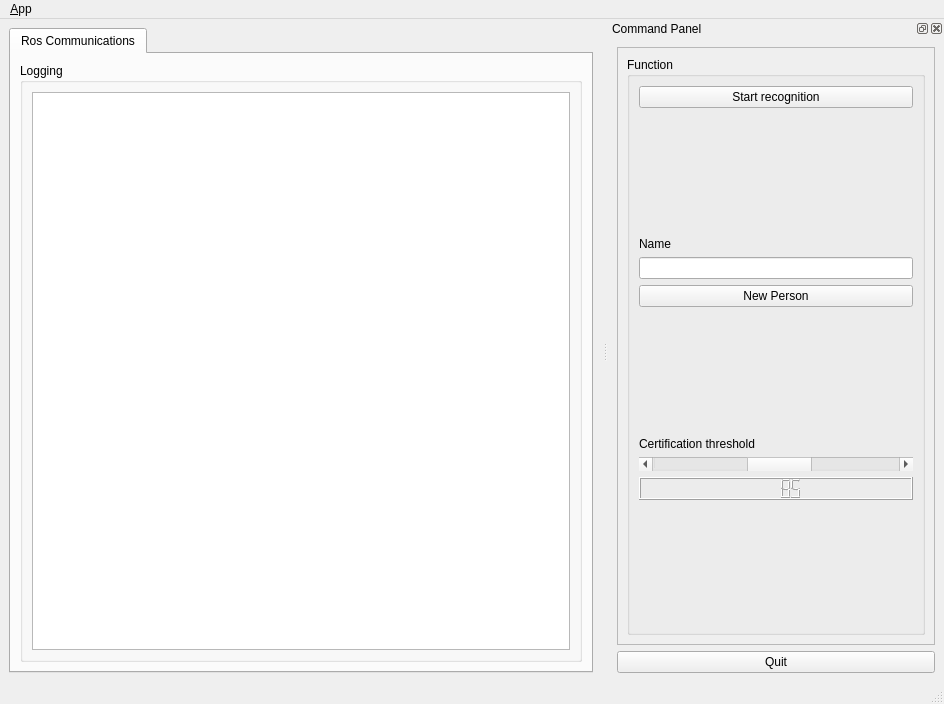
<?xml version="1.0" encoding="UTF-8"?>
<ui version="4.0">
 <class>MainWindowDesign</class>
 <widget class="QMainWindow" name="MainWindowDesign">
  <property name="geometry">
   <rect>
    <x>0</x>
    <y>0</y>
    <width>944</width>
    <height>704</height>
   </rect>
  </property>
  <property name="windowTitle">
   <string>QRosApp</string>
  </property>
  <property name="windowIcon">
   <iconset resource="../resources/images.qrc">
    <normaloff>:/images/icon.png</normaloff>:/images/icon.png</iconset>
  </property>
  <property name="locale">
   <locale language="English" country="Australia"/>
  </property>
  <widget class="QWidget" name="centralwidget">
   <layout class="QHBoxLayout">
    <item>
     <widget class="QTabWidget" name="tab_manager">
      <property name="minimumSize">
       <size>
        <width>100</width>
        <height>0</height>
       </size>
      </property>
      <property name="locale">
       <locale language="English" country="Australia"/>
      </property>
      <property name="currentIndex">
       <number>0</number>
      </property>
      <widget class="QWidget" name="tab_status">
       <attribute name="title">
        <string>Ros Communications</string>
       </attribute>
       <layout class="QVBoxLayout" name="verticalLayout_2">
        <item>
         <widget class="QGroupBox" name="groupBox_12">
          <property name="sizePolicy">
           <sizepolicy hsizetype="MinimumExpanding" vsizetype="Preferred">
            <horstretch>0</horstretch>
            <verstretch>0</verstretch>
           </sizepolicy>
          </property>
          <property name="title">
           <string>Logging</string>
          </property>
          <layout class="QGridLayout" name="gridLayout_3">
           <item row="0" column="0">
            <widget class="QListView" name="view_logging"/>
           </item>
          </layout>
         </widget>
        </item>
       </layout>
      </widget>
     </widget>
    </item>
   </layout>
  </widget>
  <widget class="QMenuBar" name="menubar">
   <property name="geometry">
    <rect>
     <x>0</x>
     <y>0</y>
     <width>944</width>
     <height>28</height>
    </rect>
   </property>
   <widget class="QMenu" name="menu_File">
    <property name="title">
     <string>&amp;App</string>
    </property>
    <addaction name="action_Preferences"/>
    <addaction name="separator"/>
    <addaction name="actionAbout"/>
    <addaction name="actionAbout_Qt"/>
    <addaction name="separator"/>
    <addaction name="action_Quit"/>
   </widget>
   <addaction name="menu_File"/>
  </widget>
  <widget class="QStatusBar" name="statusbar"/>
  <widget class="QDockWidget" name="dock_status">
   <property name="sizePolicy">
    <sizepolicy hsizetype="Minimum" vsizetype="Preferred">
     <horstretch>0</horstretch>
     <verstretch>0</verstretch>
    </sizepolicy>
   </property>
   <property name="minimumSize">
    <size>
     <width>336</width>
     <height>445</height>
    </size>
   </property>
   <property name="allowedAreas">
    <set>Qt::RightDockWidgetArea</set>
   </property>
   <property name="windowTitle">
    <string>Command Panel</string>
   </property>
   <attribute name="dockWidgetArea">
    <number>2</number>
   </attribute>
   <widget class="QWidget" name="dockWidgetContents_2">
    <layout class="QVBoxLayout" name="verticalLayout">
     <item>
      <widget class="QFrame" name="frame">
       <property name="sizePolicy">
        <sizepolicy hsizetype="Minimum" vsizetype="Preferred">
         <horstretch>0</horstretch>
         <verstretch>0</verstretch>
        </sizepolicy>
       </property>
       <property name="frameShape">
        <enum>QFrame::StyledPanel</enum>
       </property>
       <property name="frameShadow">
        <enum>QFrame::Raised</enum>
       </property>
       <layout class="QVBoxLayout" name="verticalLayout_3">
        <item>
         <widget class="QGroupBox" name="groupBox">
          <property name="title">
           <string>Function</string>
          </property>
          <layout class="QGridLayout" name="gridLayout">
           <item row="5" column="0">
            <spacer name="verticalSpacer_3">
             <property name="orientation">
              <enum>Qt::Vertical</enum>
             </property>
             <property name="sizeHint" stdset="0">
              <size>
               <width>20</width>
               <height>40</height>
              </size>
             </property>
            </spacer>
           </item>
           <item row="0" column="0">
            <widget class="QPushButton" name="btn_start">
             <property name="text">
              <string>Start recognition</string>
             </property>
            </widget>
           </item>
           <item row="11" column="0">
            <spacer name="verticalSpacer">
             <property name="orientation">
              <enum>Qt::Vertical</enum>
             </property>
             <property name="sizeHint" stdset="0">
              <size>
               <width>20</width>
               <height>40</height>
              </size>
             </property>
            </spacer>
           </item>
           <item row="1" column="0">
            <spacer name="verticalSpacer_2">
             <property name="orientation">
              <enum>Qt::Vertical</enum>
             </property>
             <property name="sizeHint" stdset="0">
              <size>
               <width>20</width>
               <height>40</height>
              </size>
             </property>
            </spacer>
           </item>
           <item row="3" column="0">
            <widget class="QLineEdit" name="textin_name"/>
           </item>
           <item row="4" column="0">
            <widget class="QPushButton" name="btn_new">
             <property name="text">
              <string>New Person</string>
             </property>
            </widget>
           </item>
           <item row="2" column="0">
            <widget class="QLabel" name="label">
             <property name="text">
              <string>Name</string>
             </property>
            </widget>
           </item>
           <item row="10" column="0">
            <widget class="QLCDNumber" name="display_threshold">
             <property name="font">
              <font>
               <weight>75</weight>
               <bold>true</bold>
              </font>
             </property>
             <property name="intValue" stdset="0">
              <number>85</number>
             </property>
            </widget>
           </item>
           <item row="6" column="0">
            <widget class="QLabel" name="label_2">
             <property name="text">
              <string>Certification threshold</string>
             </property>
            </widget>
           </item>
           <item row="7" column="0">
            <widget class="QScrollBar" name="scrollBar_threshold">
             <property name="inputMethodHints">
              <set>Qt::ImhNone</set>
             </property>
             <property name="minimum">
              <number>70</number>
             </property>
             <property name="value">
              <number>85</number>
             </property>
             <property name="orientation">
              <enum>Qt::Horizontal</enum>
             </property>
             <property name="invertedAppearance">
              <bool>false</bool>
             </property>
            </widget>
           </item>
          </layout>
         </widget>
        </item>
       </layout>
      </widget>
     </item>
     <item>
      <widget class="QPushButton" name="quit_button">
       <property name="sizePolicy">
        <sizepolicy hsizetype="MinimumExpanding" vsizetype="Fixed">
         <horstretch>0</horstretch>
         <verstretch>0</verstretch>
        </sizepolicy>
       </property>
       <property name="text">
        <string>Quit</string>
       </property>
      </widget>
     </item>
    </layout>
   </widget>
  </widget>
  <action name="action_Quit">
   <property name="text">
    <string>&amp;Quit</string>
   </property>
   <property name="shortcut">
    <string>Ctrl+Q</string>
   </property>
   <property name="shortcutContext">
    <enum>Qt::ApplicationShortcut</enum>
   </property>
  </action>
  <action name="action_Preferences">
   <property name="text">
    <string>&amp;Preferences</string>
   </property>
  </action>
  <action name="actionAbout">
   <property name="text">
    <string>&amp;About</string>
   </property>
  </action>
  <action name="actionAbout_Qt">
   <property name="text">
    <string>About &amp;Qt</string>
   </property>
  </action>
 </widget>
 <resources>
  <include location="../resources/images.qrc"/>
 </resources>
 <connections>
  <connection>
   <sender>action_Quit</sender>
   <signal>triggered()</signal>
   <receiver>MainWindowDesign</receiver>
   <slot>close()</slot>
   <hints>
    <hint type="sourcelabel">
     <x>-1</x>
     <y>-1</y>
    </hint>
    <hint type="destinationlabel">
     <x>399</x>
     <y>299</y>
    </hint>
   </hints>
  </connection>
  <connection>
   <sender>quit_button</sender>
   <signal>clicked()</signal>
   <receiver>MainWindowDesign</receiver>
   <slot>close()</slot>
   <hints>
    <hint type="sourcelabel">
     <x>933</x>
     <y>668</y>
    </hint>
    <hint type="destinationlabel">
     <x>469</x>
     <y>299</y>
    </hint>
   </hints>
  </connection>
  <connection>
   <sender>scrollBar_threshold</sender>
   <signal>valueChanged(int)</signal>
   <receiver>display_threshold</receiver>
   <slot>display(int)</slot>
   <hints>
    <hint type="sourcelabel">
     <x>847</x>
     <y>472</y>
    </hint>
    <hint type="destinationlabel">
     <x>849</x>
     <y>489</y>
    </hint>
   </hints>
  </connection>
 </connections>
</ui>
